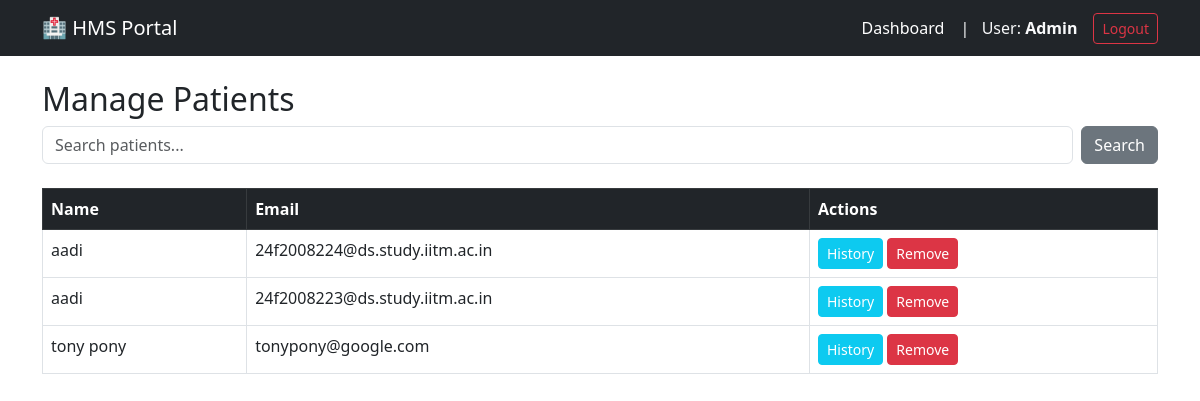
The app's page /admin/patients (signed in), older data.
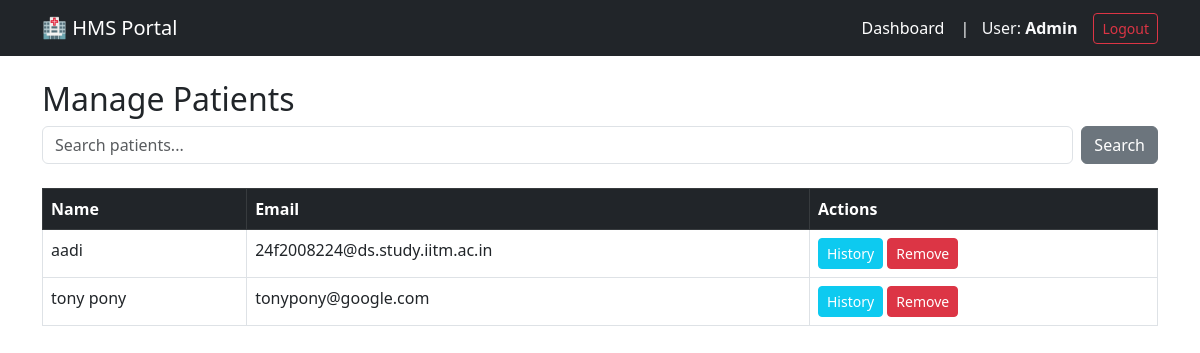
The same page, newer data.
### hms_app/models.py (models this page shows, shortened)
class Patient(UserMixin, db.Model):
    id = db.Column(db.Integer, primary_key=True)
    name = db.Column(db.String(100), nullable=False)
    email = db.Column(db.String(120), unique=True, nullable=False)
    password_hash = db.Column(db.String(128))
    appointments = db.relationship('Appointment', backref='patient', lazy=True)

### hms_app/admin/routes.py (the view)
@admin.route('/patients')
@login_required
@admin_required
def manage_patients():
    q = request.args.get('q')
    if q:
        patients = Patient.query.filter(
            (Patient.name.contains(q)) | (Patient.email.contains(q))
        ).all()
    else:
        patients = Patient.query.all()
    return render_template('admin/manage_patients.html', patients=patients)

### hms_app/models.py (called while the page is built)
@login_manager.user_loader
def load_user(user_id):
    role = session.get('role')
    if role == 'admin': return Admin.query.get(int(user_id))
    elif role == 'doctor': return Doctor.query.get(int(user_id))
    elif role == 'patient': return Patient.query.get(int(user_id))
    admin = Admin.query.get(int(user_id))
    if admin: return admin
    doctor = Doctor.query.get(int(user_id))
    if doctor: return doctor
    return Patient.query.get(int(user_id))

    @property
    def role(self): return "admin"

### hms_app/templates/admin/manage_patients.html
{% extends "base.html" %}
{% block content %}
<h2>Manage Patients</h2>
<form class="mb-4 d-flex gap-2">
    <input type="text" name="q" class="form-control" placeholder="Search patients..." value="{{ request.args.get('q', '') }}">
    <button type="submit" class="btn btn-secondary">Search</button>
</form>
<table class="table table-bordered">
    <thead class="table-dark">
        <tr>
            <th>Name</th>
            <th>Email</th>
            <th>Actions</th>
        </tr>
    </thead>
    <tbody>
        {% for p in patients %}
        <tr>
            <td>{{ p.name }}</td>
            <td>{{ p.email }}</td>
            <td>
                <a href="{{ url_for('admin.patient_history', patient_id=p.id) }}" class="btn btn-sm btn-info text-white">History</a>
                <form action="{{ url_for('admin.delete_patient', id=p.id) }}" method="POST" class="d-inline" onsubmit="return confirm('Delete patient?');">
                    <button type="submit" class="btn btn-sm btn-danger">Remove</button>
                </form>
            </td>
        </tr>
        {% else %}
        <tr><td colspan="3" class="text-center">No patients found.</td></tr>
        {% endfor %}
    </tbody>
</table>
{% endblock %}

### hms_app/templates/base.html (shortened to what this page needs)
<!doctype html>
<html lang="en">
  <head>
    <link href="https://cdn.jsdelivr.net/npm/bootstrap@5.3.0/dist/css/bootstrap.min.css" rel="stylesheet">
    <link rel="stylesheet" href="https://cdn.jsdelivr.net/npm/flatpickr/dist/flatpickr.min.css">
    <link rel="stylesheet" href="{{ url_for('static', filename='css/style.css') }}">
  </head>
  <body>
    <nav class="navbar navbar-expand-lg navbar-dark bg-dark mb-4">
        <div class="container">
          <a class="navbar-brand" href="{{ url_for('main.index') }}">🏥 HMS Portal</a>
          <div class="collapse navbar-collapse" id="navbarNav">
            <ul class="navbar-nav ms-auto align-items-center">
              {% if current_user.is_authenticated %}
                <li class="nav-item">
                    {% if current_user.role == 'admin' %}
                        <a class="nav-link active" href="{{ url_for('admin.dashboard') }}">Dashboard</a>
                    {% elif current_user.role == 'doctor' %}
                        <a class="nav-link active" href="{{ url_for('doctor.dashboard') }}">Dashboard</a>
                    {% elif current_user.role == 'patient' %}
                        <a class="nav-link active" href="{{ url_for('patient.dashboard') }}">Dashboard</a>
                    {% endif %}
                </li>
                <li class="nav-item">
                    <span class="nav-link text-light disabled">
                        | &nbsp; User: <strong>{{ current_user.role|capitalize }}</strong>
                    </span>
                </li>
                <li class="nav-item ms-2">
                  <a class="btn btn-sm btn-outline-danger" href="{{ url_for('auth.logout') }}">Logout</a>
                </li>
              {% endif %}
            </ul>
          </div>
        </div>
    </nav>
    <main class="container">
        {% block content %}{% endblock %}
    </main>
  </body>
</html>

Row changes from the older to the newer data that the page shows:
removed Patient: name "aadi", email "24f2008223@ds.study.iitm.ac.in"
